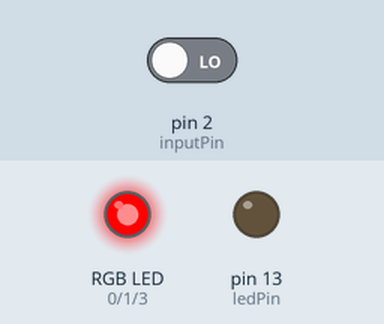
This sketch was run on a simulated Arduino Uno, built with avr-gcc and run on an emulated ATmega328P. On the bench: an RGB LED mixed from three pins (HIGH = lit), output pins drawn as LEDs (lit = HIGH). The inputs (shaded band) are chosen by the test bench; at power-on: pin 2 (inputPin) LOW.

Above: at 0.1 s.
At 6.4 s:
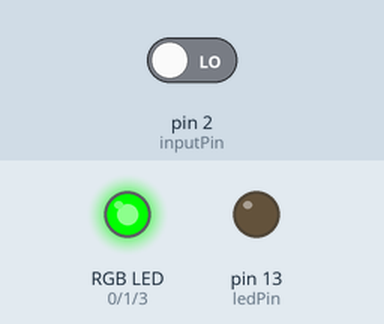
Timing chart, 0 to 39.7 s (numbered marks = the images above):
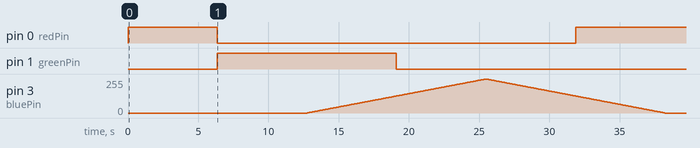

Measured:
- by itself, pin 0 (redPin): LOW → HIGH at 0.00 s, → LOW 6.4 s later, → HIGH 25.5 s later
- by itself, pin 1 (greenPin): LOW → HIGH at 6.4 s, → LOW 12.8 s later
- by itself, pin 3 (bluePin): rises from 0/255 to 255/255 in 12.7 s, then falls to 0/255 in 12.8 s

The sketch:

MotionLAMP.ino
```cpp
// Motion Sensor Light Code
// Keith Webber

int ledPin = 13; // choose the pin for the LED
int inputPin = 2; // choose the input pin (for PIR sensor)
int pirState = LOW; // we start, assuming no motion detected
int val = 0; // variable for reading the pin status
int lTimer = 0;
const int redPin = 0;
const int greenPin = 1;
const int bluePin = 3;


void setup() {
  pinMode(ledPin, OUTPUT); // declare LED as output
  pinMode(inputPin, INPUT); // declare sensor as input
  lTimer = 500;
//  Serial.begin(9600);
  setColourRgb(0,0,0);
}

void loop(){
  val = digitalRead(inputPin); // read input value
  if (val == HIGH) { // check if the input is HIGH
//    digitalWrite(ledPin, LOW ); // turn LED OFF
    if (pirState == LOW)
      {
      // we have just turned on
//      Serial.println("Motion detected!");
      // We only want to print on the output change, not state
      pirState = HIGH;
     }
    } else
    {
      colorMagic();
     // digitalWrite(ledPin, HIGH); // turn LED ON
      if (pirState == HIGH)
      {
        // we have just turned of
//        Serial.println("Motion ended!");
        // We only want to print on the output change, not state
        pirState = LOW;

      }
  }
}

int incLight(int amt) {
  lTimer = lTimer + amt;
  return lTimer;
}


void colorMagic() {
  unsigned int rgbColour[3];

  // Start off with red.
  rgbColour[0] = 255;
  rgbColour[1] = 0;
  rgbColour[2] = 0;

  // Choose the colours to increment and decrement.
  for (int decColour = 0; decColour < 3; decColour += 1) {
    int incColour = decColour == 2 ? 0 : decColour + 1;

    // cross-fade the two colours.
    for(int i = 0; i < 255; i += 1) {
      rgbColour[decColour] -= 1;
      rgbColour[incColour] += 1;

      setColourRgb(rgbColour[0], rgbColour[1], rgbColour[2]);
      delay(50 );
    }
  }
}

void setColourRgb(unsigned int red, unsigned int green, unsigned int blue) {
  analogWrite(redPin, red);
  analogWrite(greenPin, green);
  analogWrite(bluePin, blue);
 }
```
